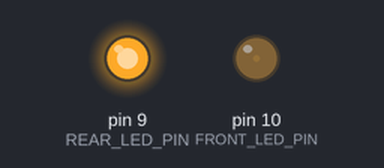
Simulated run of this sketch. Board: Arduino Uno, built with avr-gcc and run on an emulated ATmega328P. On the bench: output pins drawn as LEDs (lit = HIGH).

Above: at 0.05 s.
At 1.3 s:
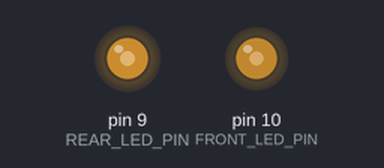
At 2.55 s:
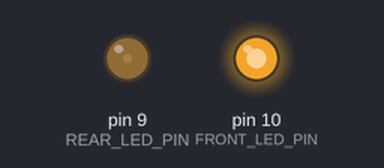
At 5.05 s:
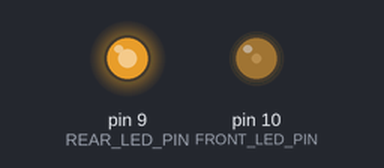
Timing chart, 0 to 7.3 s (numbered marks = the images above):
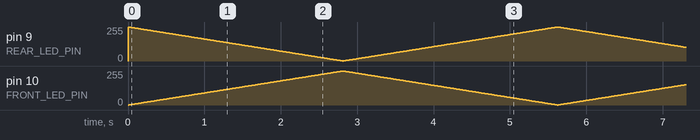

The sketch:

smart_software_project_week2_lab2v1.ino
```cpp
// Do not remove the include below
#include "smart_software_project_week2_lab1_part2.h"

#define FRONT_LED_PIN  10
#define REAR_LED_PIN  9

//The setup function is called once at startup of the sketch
void setup()
{
// Add your initialization code here
	pinMode(FRONT_LED_PIN, OUTPUT);
	  pinMode(REAR_LED_PIN, OUTPUT);
}

// The loop function is called in an endless loop
void loop()
{
//Add your repeated code here

	  int led_val = 0;
	  int led_total_time = 3 * 1000;  // 3 seconds.
	  int led_varience = 255; // max output for led.

	  analogWrite(FRONT_LED_PIN,led_val);
	  analogWrite(REAR_LED_PIN,led_varience - led_val);

	  for (int i = 0; i < led_varience; i++) {
	    led_val = i;
	    analogWrite(FRONT_LED_PIN,led_val);
	    analogWrite(REAR_LED_PIN,led_varience - led_val);
	    delay(led_total_time/led_varience);
	  }

	  for (int i = led_varience; i > 0; i--) {
	    led_val = i;
	    analogWrite(FRONT_LED_PIN,led_val);
	    analogWrite(REAR_LED_PIN,led_varience - led_val);
	    delay(led_total_time/led_varience);
	  }
}
```

smart_software_project_week2_lab1_part2.h
```cpp
// Start of the header guard.
#ifndef smart_software_project_week2_lab1_part2
#define smart_software_project_week2_lab1_part2.h


// End of the header guard.
#endif
```
